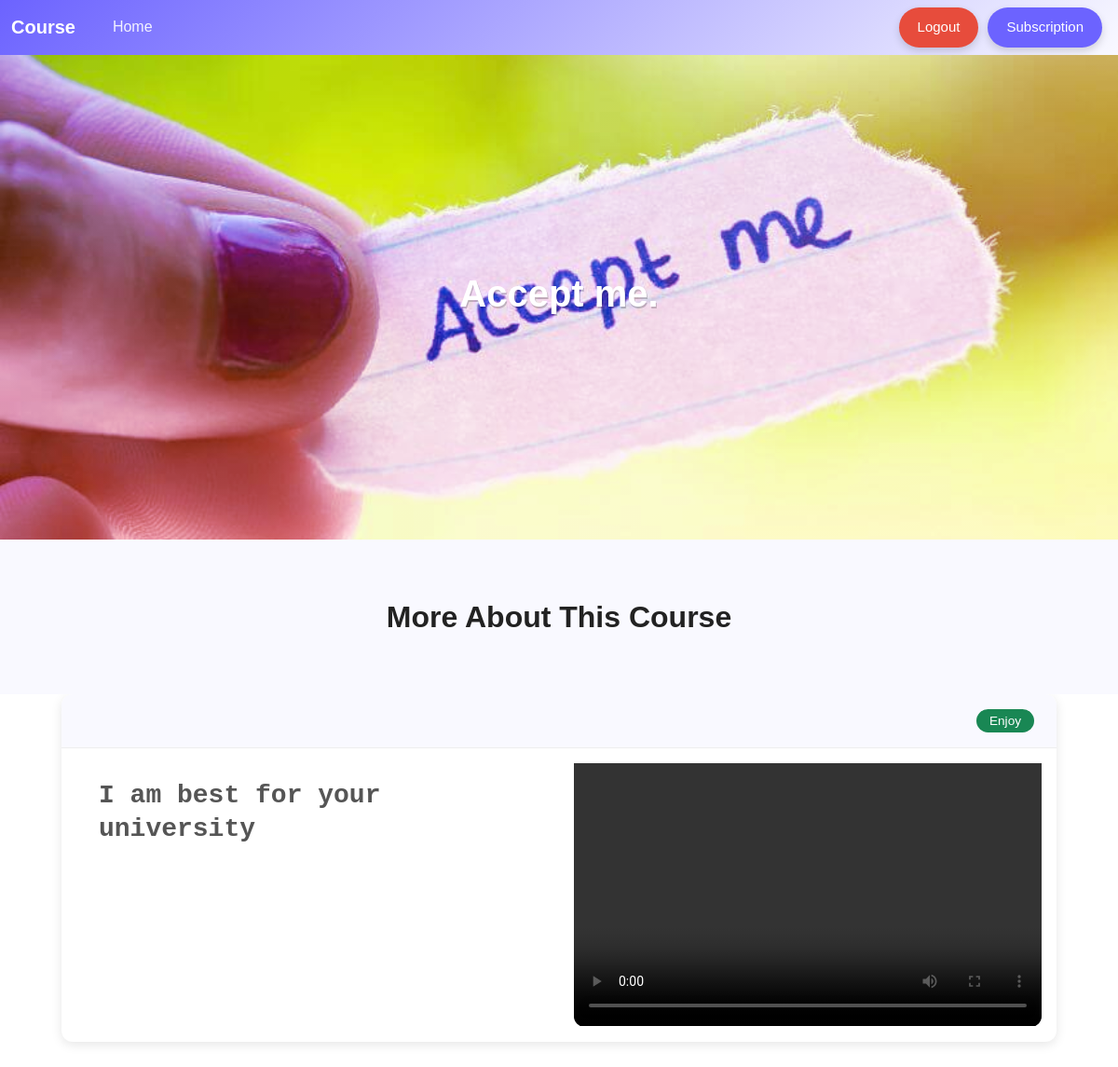
Screenshot of /course/accept-me/ (signed in) with the database file from the repository.
### Home/models.py (models this page shows, shortened)
class Course(models.Model):
    course_name = models.CharField(max_length=40)
    course_decription = RichTextField()
    is_premium = models.BooleanField(default=False)
    course_image = models.ImageField(upload_to='course')
    slug = models.SlugField(blank=True)

class CourseModule(models.Model):
    course = models.ForeignKey(Course, on_delete=models.CASCADE)
    course_module_name = models.CharField(max_length=40)
    course_description = RichTextField()
    video = models.FileField(upload_to="video/%y")
    can_view = models.BooleanField(default=False)

### Home/views.py (the view)
# urls.py: path('course/<slug>/', view_course , name='course'),
@login_required(login_url="/login/")
def view_course(request, slug):
    course = Course.objects.filter(slug=slug).first()
    course_modules = CourseModule.objects.filter(course=course)
    user_profile = Profile.objects.filter(user=request.user).first()
    if user_profile.is_pro == True:
        for module in course_modules:
            module.can_view = True
        print("True")
    else:
        for module in course_modules:
            module.can_view = False
        print("False")
    if course.is_premium == False:
        for module in course_modules:
            module.can_view = True
            print("Free")
    context = {'course': course, 'course_modules': course_modules}
    return render(request, 'course.html', context)

### Home/templates/course.html (shortened to what this page needs)
{% extends "base.html" %}
{% block start %}
<div class="hero-banner no-right-click">
  <div class="hero-banner-content">
    <h1>{{ course.course_name }}</h1>
  </div>
</div>
<div class="course-info-wrapper">
  <h2>More About This Course</h2>
</div>
<div class="modules-section">
  {% for module in course_modules %}
  <div class="card module-card no-right-click">
    <div class="module-card-header">
      {% if module.can_view %}
        <span class="badge bg-success module-badge">Enjoy</span>
      {% else %}
        <span class="badge bg-danger module-badge">Buy Subscription</span>
      {% endif %}
    </div>
    <div class="module-content-row">
      <div class="module-description-col">
        <div class="module-body">
          <div class="module-description">
            {{ module.course_description|safe }}
          </div>
        </div>
      </div>
      <div class="module-video-col">
        {% if module.can_view %}
          <div class="module-video-container">
            <video
              class="module-video"
              src="{{ module.video.url }}"
              type="video/mp4"
              controls
              disablePictureInPicture
              oncontextmenu="return false;">
            </video>
          </div>
        {% else %}
          <div class="module-body">
            <p class="text-muted">
              <em>You must purchase a subscription to watch this video.</em>
            </p>
          </div>
        {% endif %}
      </div>
    </div>
  </div>
  {% endfor %}
</div>
{% endblock %}

### Home/templates/base.html (style rules this page uses)
:root { --primary-color: #6930c3; --secondary-color: #64dfdf; }

### rows the page displays
Course: course_name "Accept me."
CourseModule: can_view "Enjoy", course_description "I am best for your university"
